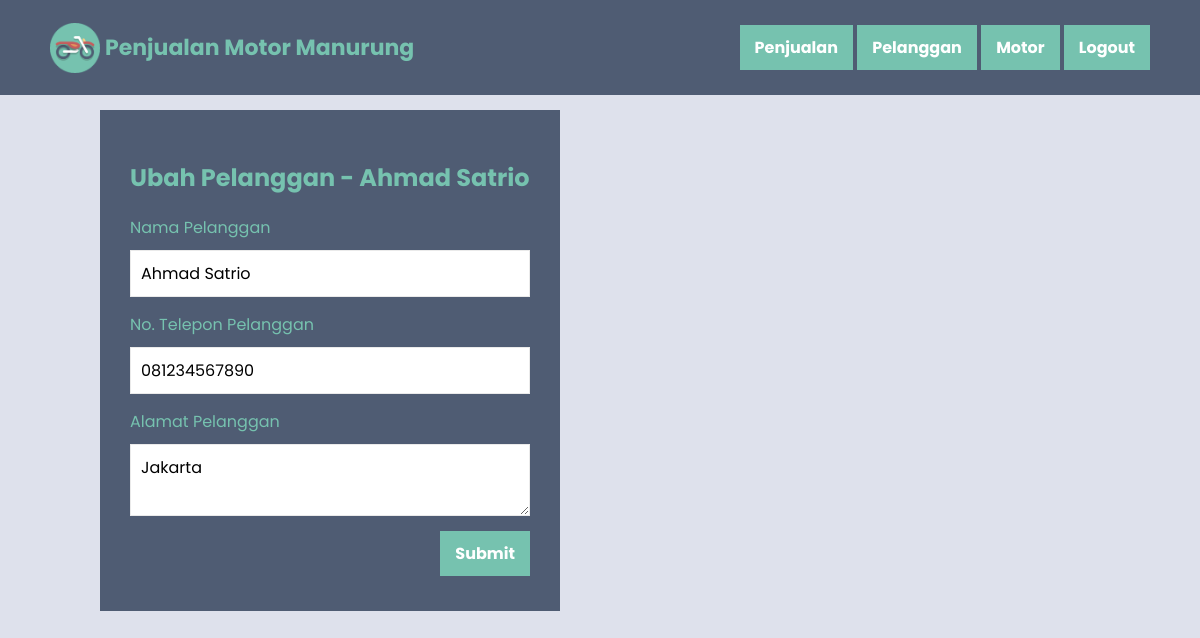
The page /ubah_pelanggan.php?id_pelanggan=1 (signed in) on the database its author committed.
### tables this page shows
CREATE TABLE `pelanggan` (
  `id_pelanggan` int(11) NOT NULL,
  `nama_pelanggan` varchar(100) NOT NULL,
  `no_telepon_pelanggan` varchar(20) NOT NULL,
  `alamat_pelanggan` text NOT NULL
);

### ubah_pelanggan.php (the view, shortened to what this page needs)
<?php
    require_once 'koneksi.php';
    $id_pelanggan = $_GET['id_pelanggan'];
    $data_pelanggan = mysqli_fetch_assoc(mysqli_query($koneksi, "SELECT * FROM pelanggan WHERE id_pelanggan = '$id_pelanggan'"));
?>
<html>
<head>
    <?php include_once 'head.php'; ?>
</head>
<body>
    <?php include_once 'navbar.php'; ?>
    <div class="container anti-navbar">
        <div class="container">
            <form method="post" class="form form-left">
                <h2>Ubah Pelanggan - <?= $data_pelanggan['nama_pelanggan']; ?></h2>
                <label class="label" for="nama_pelanggan">Nama Pelanggan</label>
                <input type="text" class="input" id="nama_pelanggan" name="nama_pelanggan" value="<?= $data_pelanggan['nama_pelanggan']; ?>" required>
                <label class="label" for="no_telepon_pelanggan">No. Telepon Pelanggan</label>
                <input type="number" class="input" id="no_telepon_pelanggan" name="no_telepon_pelanggan" value="<?= $data_pelanggan['no_telepon_pelanggan']; ?>" required>
                <label class="label" for="alamat_pelanggan">Alamat Pelanggan</label>
                <textarea class="input" id="alamat_pelanggan" name="alamat_pelanggan" required><?= $data_pelanggan['alamat_pelanggan']; ?></textarea>
                <button type="submit" class="button align-right" name="btnUbah">Submit</button>
            </form>
        </div>
    </div>
</body>
</html>

### style.css (style rules this page uses)
* { font-family: 'Poppins', sans-serif; }
body { background-color: #dee1ec; margin: 0; padding: 0; }
.container { padding: 10px 50px; }
.anti-navbar { padding-top: 100px; }
.button { margin-top: 5px; margin-bottom: 5px; display: inline-block; padding: 10px 15px; background-color: #76C2AF; color: #fff; text-decoration: none; border: none; text-align: center; transition: all 0.2s ease-in-out; font-weight: bold; font-size: 16px; }
.form { max-width: 400px; margin: 0 auto; background-color: #4F5C73; padding: 30px; color: #76C2AF; }
.form-left { margin: 0; }
.label, .input { display: block; width: 100%; }
.label { margin-bottom: 10px; }
.input { margin-top: 5px; margin-bottom: 15px; padding: 10px; font-size: 16px; border: 1px solid #eaeaea; }
.align-right { display: block; margin-left: auto; }
.label { white-space: nowrap; }

### rows shown on the page
pelanggan: nama_pelanggan "Ahmad Satrio", no_telepon_pelanggan "081234567890", alamat_pelanggan "Jakarta"
